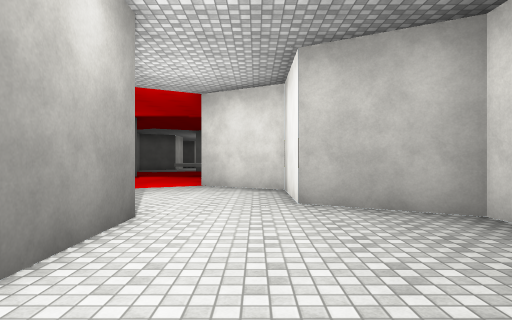
View 1 (above)

16 first-person views from a walk through a scene from a Unity 3-D project. The camera is 1.4 m above the floor, looks level and sees 75° across. The floor is counted in squares, 2 m on a side. Each view is taken from the middle of a square. On the plan, view 1 faces up. The plan holds only what a view shows up to about 10 squares ahead; the rest is blank. The place goes on beyond the plan. The player character is not drawn. Surface patterns are stand-ins for the level's own textures.

View 2
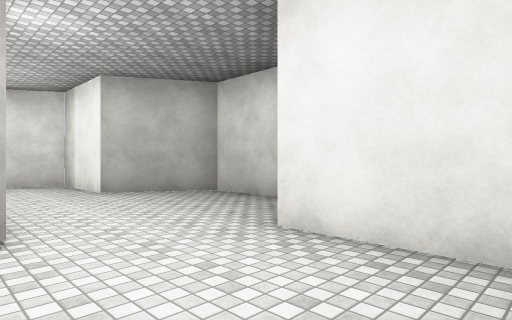

View 3
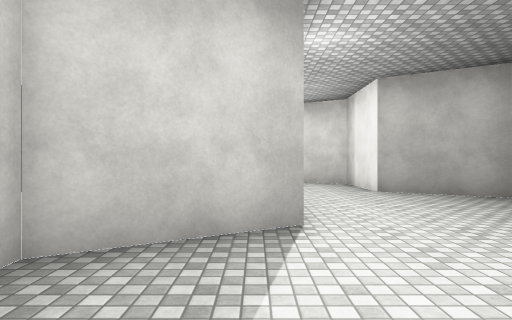

View 4
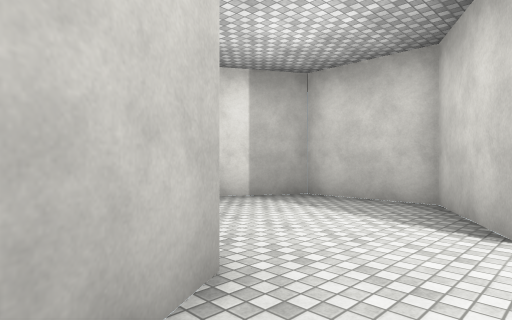

View 5
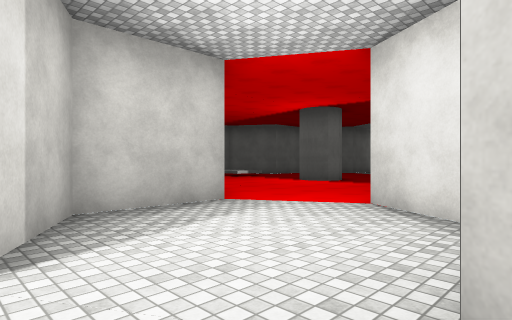

View 6
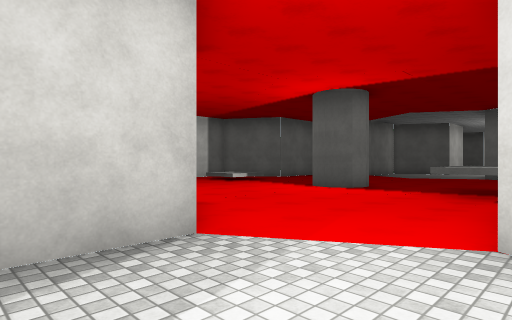

View 7
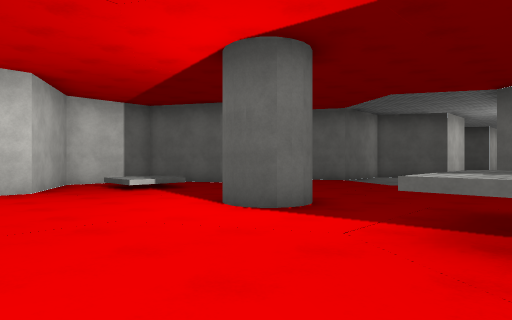

View 8
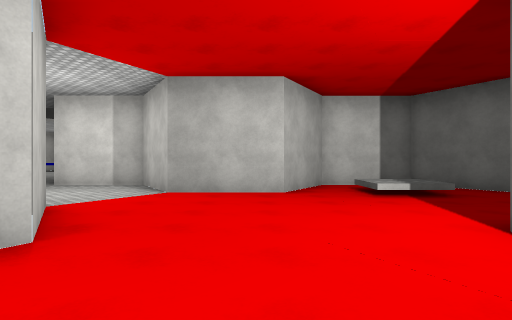

View 9
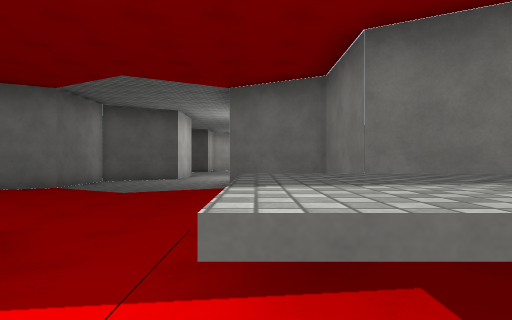

View 10
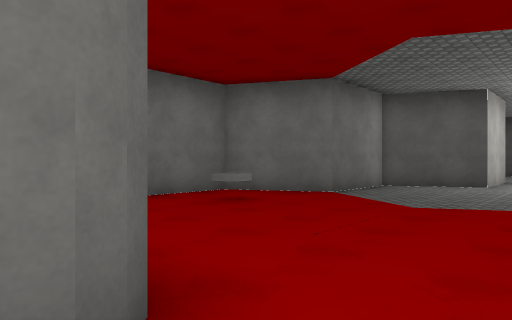

View 11
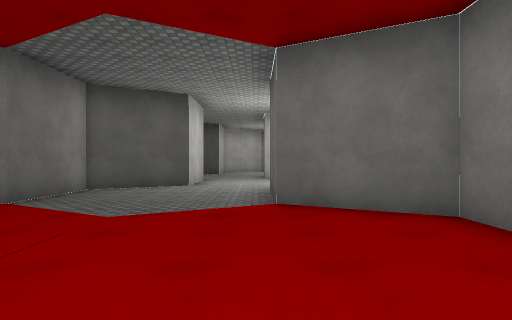

View 12
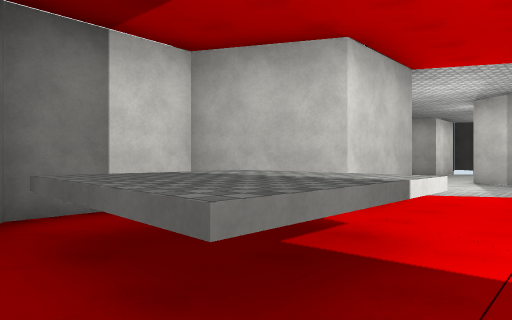

View 13
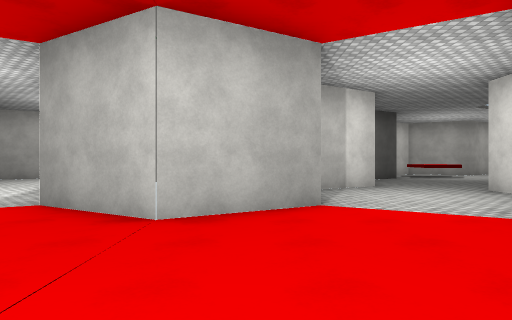

View 14
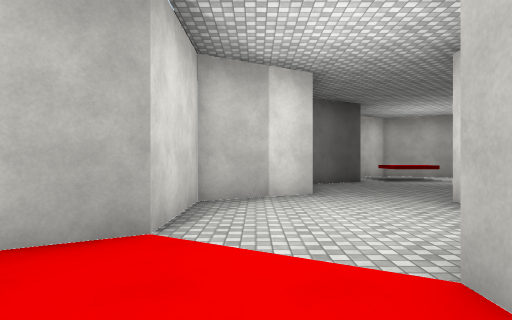

View 15
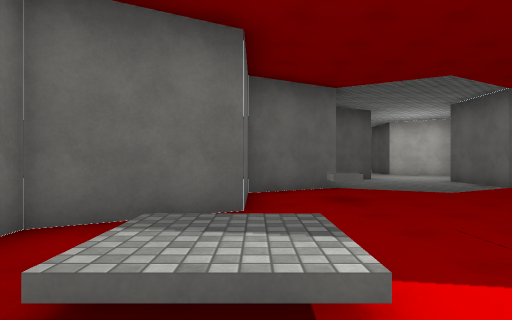

View 16
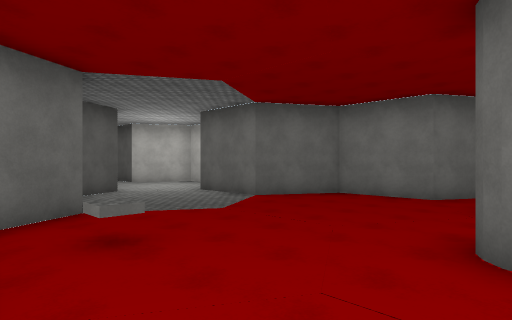

### Floor plan
Key: @ floor where view 1 was taken; # wall or solid block; . main floor; : floor 0.5 m higher than the main floor; / step, stairs or slope; ^ raised ledge.
Columns run from 14 left of view 1 to 3 right of it. Each row starts with its distance up from view 1.
 26         #
 25         #..
 24       ###..
 23       #....#
 22       #....#
 21      ##....#
 20     ##.....###
 19     .........#
 18     .........#
 17    #.........##
 16  ###..........#
 15  #.//......^^^#
 14  #./:...#..^^^#
 13  #.........^^^#
 12  ###........ ##
 11    #.........#
 10     .........#
  9   ##....#....##
  8  ##...#####....#
  7  #....#   #....#
  6  #....#   #....#
  5  #....#   ##....##
  4  ...##     ##....#
  3 ....        #....#
  2 ....       ##....#
  1 ...#      ##....##
  0           #...@##
 -1           #....#
 -2           #....#
 -3           ###

Positions as (right, up) in squares from view 1, and headings:
1: (0, 0), facing up
2: (-2, -2), facing up-right
3: (-2, -2), facing up
4: (2, 2), facing down-left
5: (1, 4), facing up-left
6: (-1, 6), facing up-left
7: (-2, 10), facing up-left
8: (-3, 11), facing left
9: (-3, 12), facing up
10: (-4, 14), facing up-left
11: (-4, 15), facing up
12: (-4, 16), facing down-right
13: (-7, 13), facing down
14: (-9, 11), facing down
15: (-10, 12), facing up
16: (-10, 14), facing up-right
